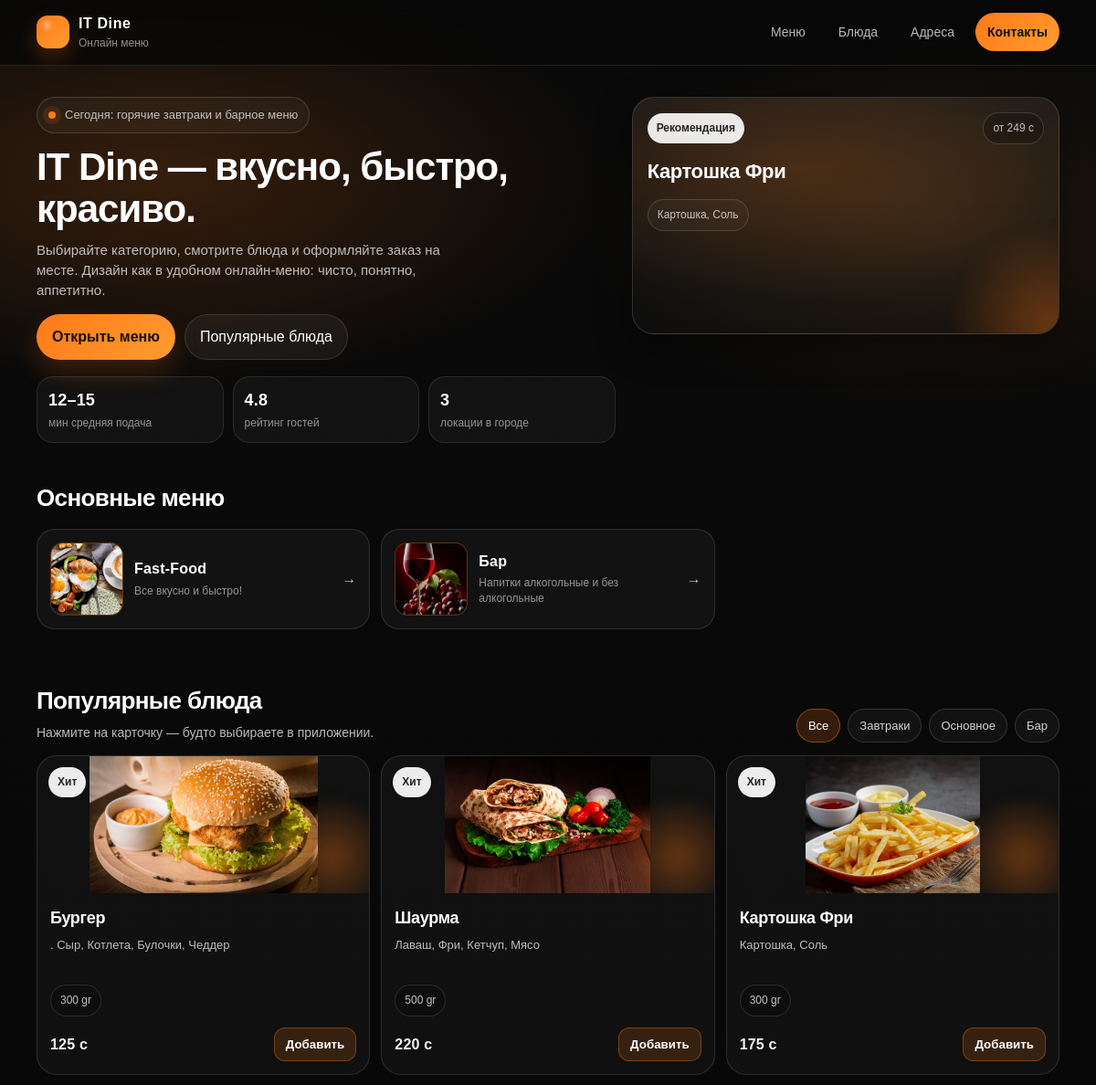
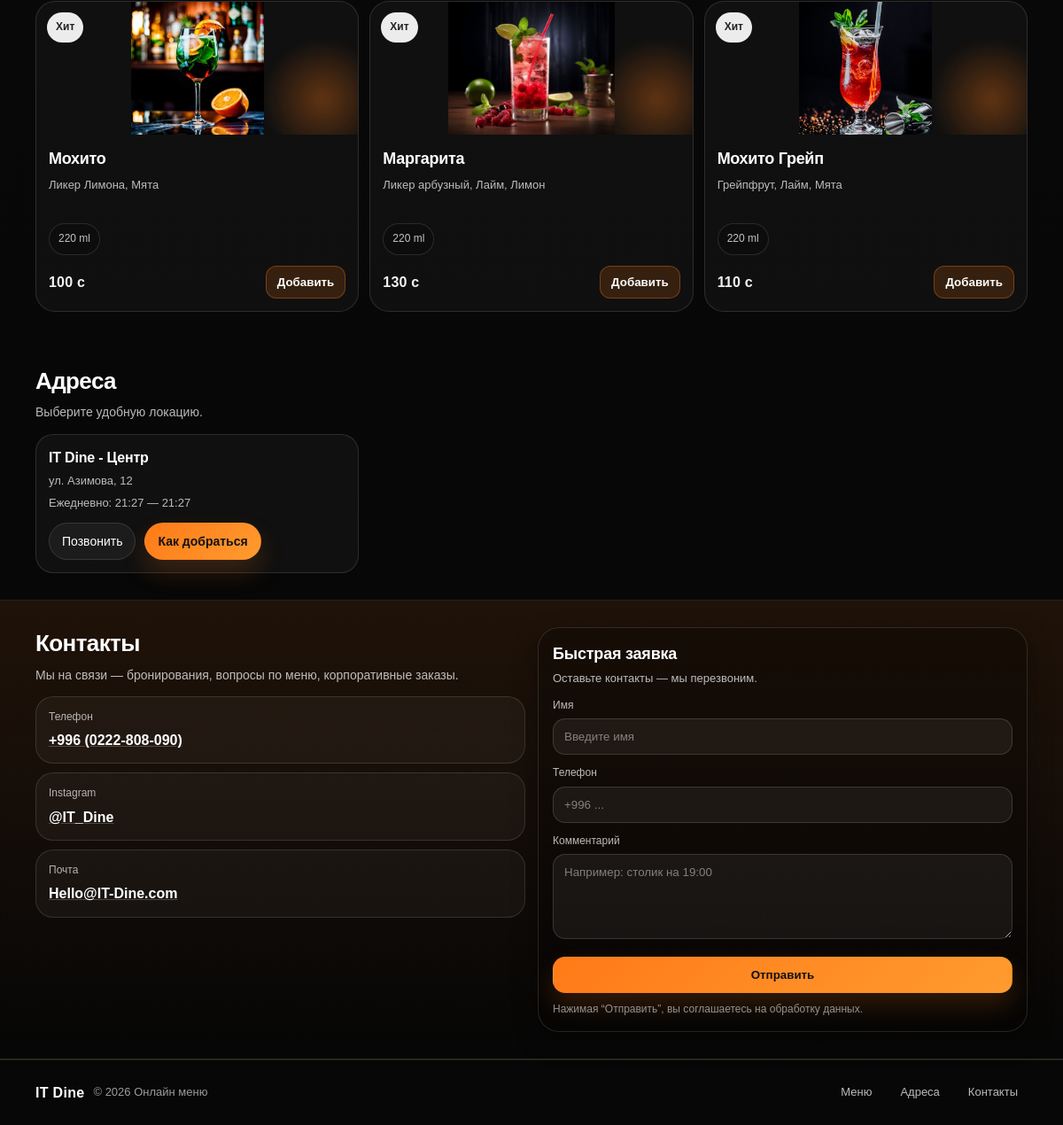
The page / on the database its author committed (2 pictures, top to bottom).
### core/models.py (models this page shows, shortened)
class MenuPosition(models.Model):
    menu = models.ForeignKey(Menu, on_delete=models.CASCADE, related_name="positions")
    image = models.ImageField(upload_to="menus_positions/")
    name = models.CharField(max_length=300)
    price = models.PositiveIntegerField()
    volume = models.PositiveIntegerField()
    volume_type = models.CharField(
        choices=VOLUME_TYPE_CHOICES,
        max_length=11
    )

class MenuIngridient(models.Model):
    menu_position = models.ManyToManyField(MenuPosition, related_name='ingridients')
    name = models.CharField(max_length=300)

class Menu(models.Model):
    image = models.ImageField(upload_to="menus/")
    name = models.CharField(max_length=50)
    description = models.CharField(max_length=150)

class RestaurantPoint(models.Model):
    name = models.CharField(max_length=100)
    street = models.CharField(max_length=100)
    building_number = models.CharField(max_length=8)
    phone_number = models.CharField(max_length=30)
    map_url = models.URLField()
    start_time = models.TimeField(default=datetime.now().time())
    end_time = models.TimeField(default=datetime.now().time())

class Contacts(models.Model):
    phone = models.CharField()
    email = models.EmailField()
    instagram = models.CharField()

### core/views.py (the view)
# urls.py: path('', main_page, name="main_page"),
def main_page(request):
    menus = Menu.objects.all()
    positions = MenuPosition.objects.all()
    addresses = RestaurantPoint.objects.all()
    contacts = Contacts.objects.all()
    random_position = None
    if positions.exists():
        random_position = random.choice(list(positions))
    context = {
        'menus': menus,
        'positions': positions,
        'addresses': addresses,
        'random_position': random_position,
        'contacts': contacts
    }
    return render(request, 'index.html', context)

### core/templates/index.html (shortened to what this page needs)
{% extends './base.html' %}
{% block content %}
  <main>
    <section class="hero">
      <div class="container hero-grid">
        <div class="hero-left">
          <div class="badge">
            <span class="dot" aria-hidden="true"></span>
            Сегодня: горячие завтраки и барное меню
          </div>
          <h1 class="hero-title">IT Dine — вкусно, быстро, красиво.</h1>
          <p class="hero-text">
            Выбирайте категорию, смотрите блюда и оформляйте заказ на месте.
            Дизайн как в удобном онлайн-меню: чисто, понятно, аппетитно.
          </p>
          <div class="hero-actions">
            <a class="btn btn-primary" href="#menus">Открыть меню</a>
            <a class="btn btn-ghost" href="#dishes">Популярные блюда</a>
          </div>
          <div class="hero-stats">
            <div class="stat">
              <div class="stat-value">12–15</div>
              <div class="stat-label">мин средняя подача</div>
            </div>
            <div class="stat">
              <div class="stat-value">4.8</div>
              <div class="stat-label">рейтинг гостей</div>
            </div>
            <div class="stat">
              <div class="stat-value">3</div>
              <div class="stat-label">локации в городе</div>
            </div>
          </div>
        </div>
        <div class="hero-right">
          <div class="hero-card">
            <div class="hero-card-top">
              <div class="chip">Рекомендация</div>
              <div class="price">от 249 c</div>
            </div>
            {% if random_position %}
    <h2 class="hero-card-title">{{ random_position.name }}</h2>
    <div class="hero-card-tags">
      {% for ing in random_position.ingridients.all %}
        <span class="tag">{{ ing.name }}</span>
      {% empty %}
        <span class="tag">Ингредиенты отсутствуют</span>
      {% endfor %}
    </div>
  {% else %}
    <h2 class="hero-card-title">Блюдо отсутствует</h2>
  {% endif %}
            <div class="hero-glow" aria-hidden="true"></div>
          </div>
        </div>
      </div>
    </section>
    <section class="section" id="menus">
      <div class="container">
        <div class="section-head">
          <h2 class="section-title">Основные меню</h2>
        </div>
        <div class="menu-grid">
            {% for m in menus %}
          <a class="menu-card" href="#dishes">
            <div class="menu-icon" aria-hidden="true">
                <img src="{{ m.image.url }}" alt="">
            </div>
            <div class="menu-info">
              <div class="menu-name">{{ m.name }}</div>
            <div class="menu-desc">{{ m.description }}</div>
            </div>
            <div class="menu-arrow" aria-hidden="true">→</div>
          </a>
          {% endfor %}
        </div>
      </div>
    </section>
    <section class="section" id="dishes">
      <div class="container">
        <div class="section-head section-head-row">
          <div>
            <h2 class="section-title">Популярные блюда</h2>
            <p class="section-subtitle">Нажмите на карточку — будто выбираете в приложении.</p>
          </div>
          <div class="filters">
            <button class="pill is-active" type="button">Все</button>
            <button class="pill" type="button">Завтраки</button>
            <button class="pill" type="button">Основное</button>
            <button class="pill" type="button">Бар</button>
          </div>
        </div>
        <div class="dish-grid">
            {% for p in positions %}
          <article class="dish-card">
            <div class="dish-media">
                <img src="{{ p.image.url }}" alt="">
              <div class="dish-badge">Хит</div>
              <div class="dish-media-shape" aria-hidden="true"></div>
            </div>
            <div class="dish-body">
              <h3 class="dish-title">{{ p.name }}</h3>
              <p class="dish-desc">
                {% for i in p.ingridients.all %}
                {{ i.name }}
                {% endfor %}
              </p>
              <div class="dish-meta">
                <span class="meta">{{ p.volume }} {{ p.volume_type }}</span>
              </div>
              <div class="dish-bottom">
                <div class="dish-price">{{ p.price }} c</div>
                <button class="dish-btn" type="button">Добавить</button>
              </div>
            </div>
          </article>
          {% endfor %}
        </div>
      </div>
    </section>
    <section class="section" id="locations">
  <div class="container">
    <div class="section-head">
      <h2 class="section-title">Адреса</h2>
      <p class="section-subtitle">Выберите удобную локацию.</p>
    </div>
    <div class="locations-grid">
      {% for addr in addresses %}
      <article class="loc-card">
        <h3 class="loc-title">{{ addr.name }}</h3>
        <p class="loc-line">{{ addr.street }}, {{ addr.building_number }}</p>
        <p class="loc-line">Ежедневно: {{ addr.start_time}} — {{ addr.end_time }}</p>
        <div class="loc-actions">
          <a class="btn btn-ghost btn-sm" href="tel:{{ addr.phone_number }}">Позвонить</a>
          <a class="btn btn-primary btn-sm" href="{{ addr.map_url }}" target="_blank">Как добраться</a>
        </div>
      </article>
      {% endfor %}
    </div>
  </div>
</section>
    <section class="section section-dark" id="contacts">
  <div class="container">
    <div class="contact-grid">
      <div>
        <h2 class="section-title section-title-invert">Контакты</h2>
        <p class="section-subtitle section-subtitle-invert">
          Мы на связи — бронирования, вопросы по меню, корпоративные заказы.
        </p>
        {% for c in contacts %}
        <div class="contact-cards">
          <div class="contact-card">
            <div class="contact-k">Телефон</div>
            <a class="contact-v" href="tel:{{ c.phone }}">{{ c.phone }}</a>
          </div>
          <div class="contact-card">
            <div class="contact-k">Instagram</div>
            <a class="contact-v" href="#">{{ c.instagram }}</a>
          </div>
          <div class="contact-card">
            <div class="contact-k">Почта</div>
            <a class="contact-v" href="mailto:{{ c.email }}">{{ c.email }}</a>
          </div>
        </div>
        {% endfor %}
      </div>
      <form class="form" action="#" method="post">
        <h3 class="form-title">Быстрая заявка</h3>
        <p class="form-sub">Оставьте контакты — мы перезвоним.</p>
        <label class="field">
          <span class="field-label">Имя</span>
          <input class="input" type="text" name="name" placeholder="Введите имя" />
        </label>
        <label class="field">
          <span class="field-label">Телефон</span>
          <input class="input" type="tel" name="phone" placeholder="+996 ..." />
        </label>
        <label class="field" style="margin-bottom: 20px;">
          <span class="field-label">Комментарий</span>
          <textarea class="input textarea" name="comment" placeholder="Например: столик на 19:00"></textarea>
        </label>
        <button class="btn btn-primary btn-full" type="button">Отправить</button>
        <p class="form-foot">Нажимая “Отправить”, вы соглашаетесь на обработку данных.</p>
      </form>
    </div>
  </div>
</section>
{% endblock %}

### core/templates/base.html (shortened to what this page needs)
{% load static %}
<!DOCTYPE html>
<html lang="ru">
<head>
  <link rel="stylesheet" href="{% static 'css/style.css' %}" />
</head>
<body>
  <header class="header">
    <div class="container header-inner">
      <a class="brand" href="#">
        <span class="brand-mark" aria-hidden="true"></span>
        <span class="brand-text">
          <span class="brand-name">IT Dine</span>
          <span class="brand-sub">Онлайн меню</span>
        </span>
      </a>
      <nav class="nav">
        <a class="nav-link" href="#menus">Меню</a>
        <a class="nav-link" href="#dishes">Блюда</a>
        <a class="nav-link" href="#locations">Адреса</a>
        <a class="nav-link nav-cta" href="#contacts">Контакты</a>
      </nav>
    </div>
  </header>
  {% block content %}{% endblock %}
  <footer class="footer">
    <div class="container footer-inner">
      <div class="footer-left">
        <span class="footer-brand">IT Dine</span>
        <span class="footer-muted">© <span id="year"></span> Онлайн меню</span>
      </div>
      <div class="footer-right">
        <a class="footer-link" href="#menus">Меню</a>
        <a class="footer-link" href="#locations">Адреса</a>
        <a class="footer-link" href="#contacts">Контакты</a>
      </div>
    </div>
  </footer>
</body>
</html>

### rows shown on the page
MenuPosition: name "Картошка Фри", image (picture), volume "300", volume_type "gr", price "175"
MenuIngridient: name "Картошка, Соль"
Menu: image (picture), name "Fast-Food", description "Все вкусно и быстро!"
Menu: image (picture), name "Бар", description "Напитки алкогольные и без алкогольные"
MenuPosition: image (picture), name "Бургер", volume "300", volume_type "gr", price "125"
MenuIngridient: name "."
MenuIngridient: name "Сыр, Котлета, Булочки, Чеддер"
MenuPosition: image (picture), name "Шаурма", volume "500", volume_type "gr", price "220"
MenuIngridient: name "Лаваш, Фри, Кетчуп, Мясо"
MenuPosition: image (picture), name "Мохито", volume "220", volume_type "ml", price "100"
MenuIngridient: name "Ликер Лимона, Мята"
MenuPosition: image (picture), name "Маргарита", volume "220", volume_type "ml", price "130"
MenuIngridient: name "Ликер арбузный, Лайм, Лимон"
MenuPosition: image (picture), name "Мохито Грейп", volume "220", volume_type "ml", price "110"
MenuIngridient: name "Грейпфрут, Лайм, Мята"
RestaurantPoint: name "IT Dine - Центр", street "ул. Азимова", building_number "12", start_time "21:27", end_time "21:27"
Contacts: phone "+996 (0222-808-090)", instagram "@IT_Dine", email "Hello@IT-Dine.com"
